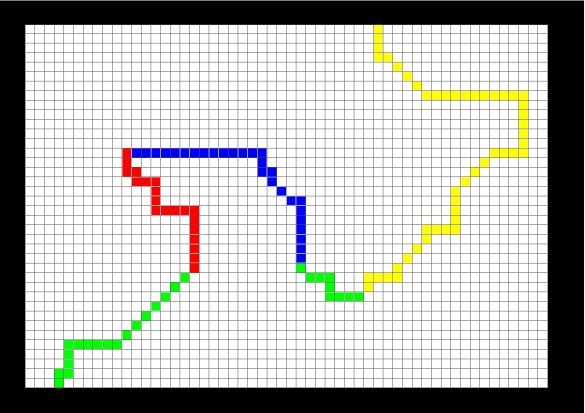
#> input picture image2.png, 1169 x 826 px, given in place of the camera (shown at 1/2 size)
$ python paper_detect.py
#> lines starting #> are read from the running program, lines starting #| are printed output that depends on the picture; after the words box and inside, x2 and y2 are one past the last pixel; in counts of white or black regions, pixels touching at a corner belong together; long printed decimals are rounded
import cv2 as cv
import numpy as np
import time
# from itertools import combinations
import matplotlib.pyplot as plt
from imutils.perspective import order_points

def perspective_transformation(img, box):
  box = np.array(box, dtype="int")
  src_pts = order_points(box)

  # use Euclidean distance to get width & height
  width = int(np.linalg.norm(src_pts[0] - src_pts[1]))
  height = int(np.linalg.norm(src_pts[0] - src_pts[3]))

  dst_pts = np.array([[0,0], [width,0], [width,height], [0,height]], dtype=np.float32)

  M = cv.getPerspectiveTransform(src_pts, dst_pts)
  warped_img = cv.warpPerspective(img, M, (width, height))

  return warped_img

# Load the webcam
cap = cv.VideoCapture(0)
_, img = cap.read()
#> img is the input picture: shape (826, 1169, 3); mean B, G, R 179.6, 183.6, 183


# Add sliders for canny parameters
cv.namedWindow("Trackbars")
cv.createTrackbar("Min Threshold", "Trackbars", 30, 250, lambda x: None)
cv.createTrackbar("Max Threshold", "Trackbars", 50, 250, lambda x: None)


previous_contour = None
# start timer
start = time.time()
pts1 = np.float32([[360,50],[2122,470],[2264, 1616],[328,1820]])


while True:

    # Read trackbars
    min_threshold = cv.getTrackbarPos("Min Threshold", "Trackbars")
    max_threshold = cv.getTrackbarPos("Max Threshold", "Trackbars")

    # Read the webcam
    _, img = cap.read()
    # img = cv.imread("room_with_grid2.png")
    img = cv.resize(img, (0, 0), fx=0.4, fy=0.4)
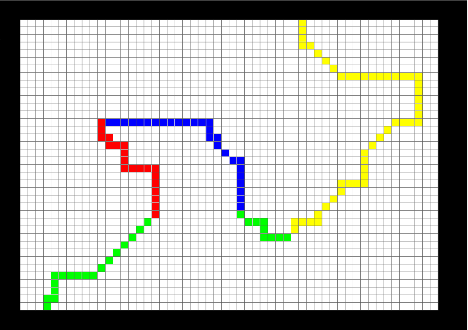
#> img: shape (330, 468, 3); mean B, G, R 179.6, 183.7, 183
    # Convert to grayscale
    gray = cv.cvtColor(img, cv.COLOR_BGR2GRAY)
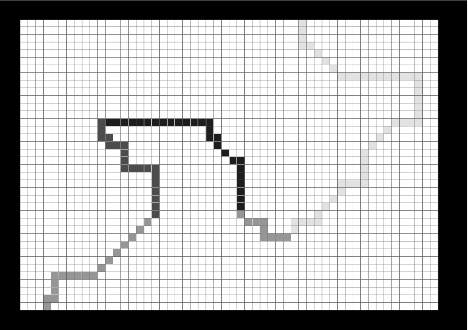
#> gray: shape (330, 468); min 0, max 255, mean 183

    blur = cv.GaussianBlur(gray, (9, 9), 0)
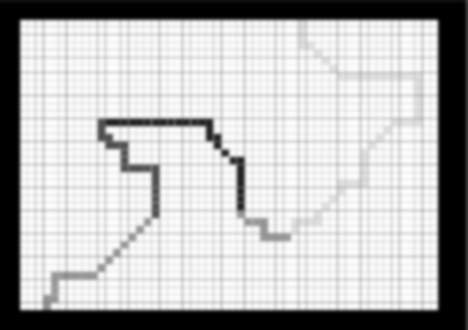
#> blur: shape (330, 468); min 0, max 254, mean 182.7

    # blur = cv.morphologyEx(blur, cv.MORPH_CLOSE, cv.getStructuringElement(cv.MORPH_RECT, (5, 5)), iterations=2)

    canny = cv.Canny(blur, min_threshold, max_threshold)
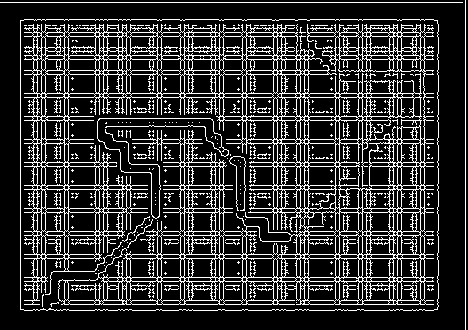
#> canny: shape (330, 468); 19.6% white in thin lines or dots
    # canny = cv.morphologyEx(canny, cv.MORPH_CLOSE, cv.getStructuringElement(cv.MORPH_RECT, (5, 5)), iterations=2)

    contours, hierarchy = cv.findContours(canny, cv.RETR_TREE, cv.CHAIN_APPROX_SIMPLE)
#> contours = 1410 contours, 724 with area under 20; largest, box (x1, y1, x2, y2) and area: (20, 19, 439, 311) 121387, (20, 19, 439, 311) 121382, (24, 24, 434, 305) 81210, (338, 138, 390, 191) 1440, (245, 226, 298, 256) 868
    biggest = None
    roi = None

    max_area = 0
    for contour in contours:
        area = cv.contourArea(contour)
        if area > 100:

            peri = cv.arcLength(contour, True)
            approx = cv.approxPolyDP(contour, 0.02 * peri, True)
            if area > max_area and len(approx) == 4:
                # biggest = []
                bingo = approx.reshape(4,2)
                biggest = contour
                # print(approx)
                max_area = area
#> this loop made 1410 passes
#> (area, peri, bingo, max_area) on pass 1: (121387, 1504, [[20, 20], [20, 309], [437, 309], [437, 20]], 121387)
#> (area, peri, approx) on passes 2, 424: (121382, 1503.3, [[20, 21], [436, 20], [437, 308], [21, 309]]), (521, 98.63, [[307, 259], [334, 257], [336, 276], [309, 278]])
#> after the loop, biggest = contour of 383 points, box (x1, y1, x2, y2) (20, 19, 439, 311), area 121387; max_area = 121387


    if biggest is not None:
        cv.drawContours(img, biggest, -1, (0, 255, 0), 2)
        rect = cv.minAreaRect(biggest)
#> rect = ((229, 164.5), (291, 418), -90)
        box = cv.boxPoints(rect)
#> box = [[438, 310], [20, 310], [20, 19], [438, 19]]
        print(box)
#| [[438.       310.000 ]
#|  [ 20.000 310.000 ]
#|  [ 20.000  19.      ]
#|  [438.        19.      ]]
        box = np.int0(box)
#> box = [[438, 309], [20, 309], [20, 19], [438, 19]]
        cv.drawContours(img, [box], 0, (0, 0, 255), 2)
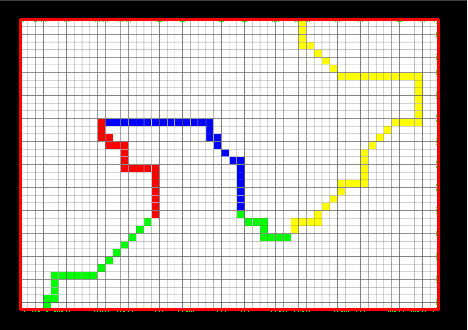
#> img: shape (330, 468, 3); mean B, G, R 176, 180.3, 186.4

    elapsed = time.time() - start
    # if elapsed time is greater than 1 second
    if elapsed > 4 and previous_contour is not None:
        # calculate the difference between the current contour and the previous contour
        difference = cv.matchShapes(box, previous_contour, 2, 0.0)
        print(difference)
        # reset timer
        if difference < 0.1:
            print("Paper detected")
        start = time.time()
        # set previous contour to current contour
        previous_contour = box

    if previous_contour is None and biggest is not None:

        previous_contour = box
#> previous_contour = [[438, 309], [20, 309], [20, 19], [438, 19]]


    if biggest is not None:
        x, y, w, h = cv.boundingRect(box)
#> x = 20; y = 19; w = 419; h = 291
        roi = img[y:y+h, x:x+w]
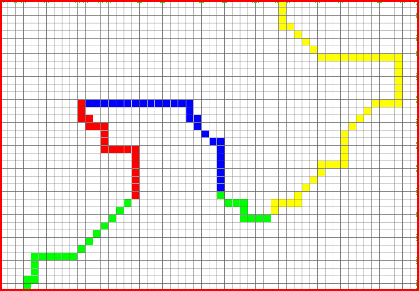
#> roi: shape (291, 419, 3); mean B, G, R 222.1, 227.4, 232.3

    cv.imshow("Blur", blur)
    cv.imshow("Canny", canny)
    cv.imshow('img', img)
    if roi is not None:
        roi = perspective_transformation(img, bingo)
#> in perspective_transformation, `box = np.array(box, dtype="int")`: box = [[20, 20], [20, 309], [437, 309], [437, 20]]
#> in perspective_transformation, `src_pts = order_points(box)`: src_pts = [[20, 20], [437, 20], [437, 309], [20, 309]]
#> in perspective_transformation, `width = int(np.linalg.norm(src_pts[0] - src_pts[1]))`: width = 417
#> in perspective_transformation, `height = int(np.linalg.norm(src_pts[0] - src_pts[3]))`: height = 289
#> in perspective_transformation, `dst_pts = np.array([[0,0], [width,0], [width,height], [0,height]], dty..`: dst_pts = [[0, 0], [417, 0], [417, 289], [0, 289]]
#> in perspective_transformation, `M = cv.getPerspectiveTransform(src_pts, dst_pts)`: M = [[1, 8.3e-18, -20], [8.13e-18, 1, -20], [1.18e-19, 2.95e-20, 1]]
#> in perspective_transformation, `warped_img = cv.warpPerspective(img, M, (width, height))`:
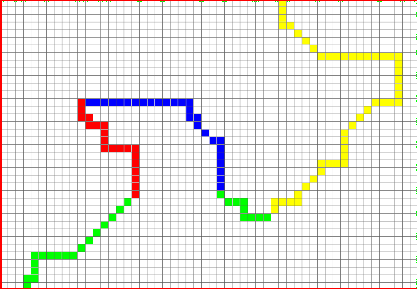
#> warped_img: shape (289, 417, 3); mean B, G, R 224.7, 230, 232
        cv.imshow('roi', roi)


    # [63 lines of commented-out code are left out]
    k = cv.waitKey(30) & 0xff
#> (key Esc is pressed here)
    if k==27:
        break


# Release the webcam
cap.release()

# Close all windows
cv.destroyAllWindows()

$ run again, on image3.png
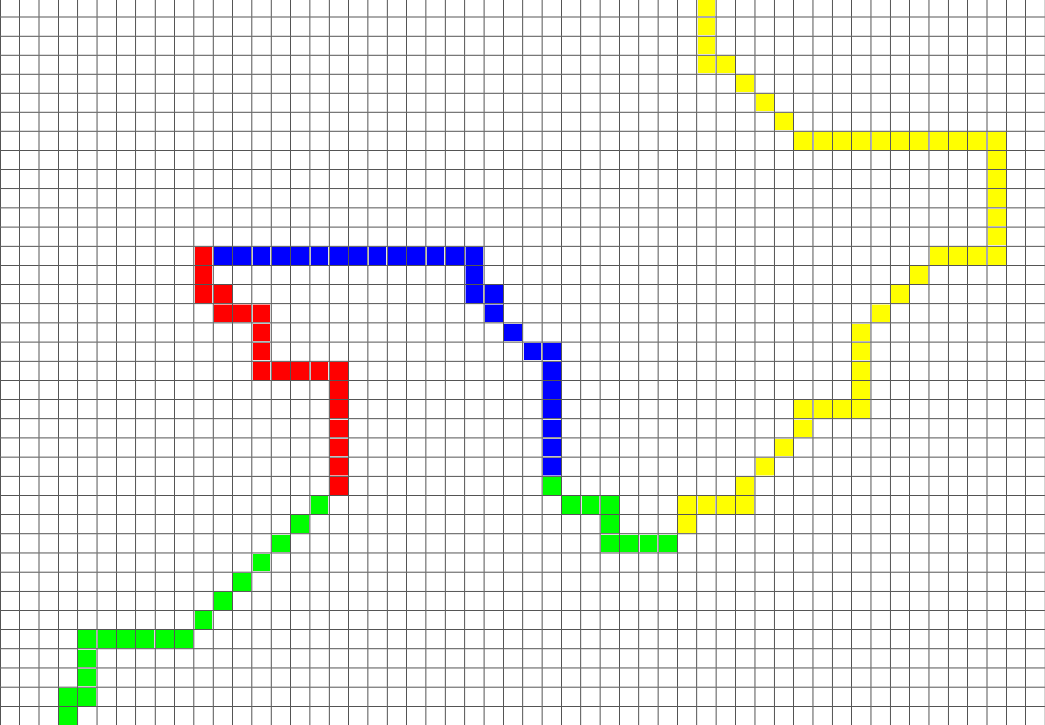
#> input picture image3.png, 1045 x 725 px, given in place of the camera
#> img is the input picture: shape (725, 1045, 3); mean B, G, R 227.9, 233, 232.2
#> `canny = cv.Canny(blur, min_threshold, max_threshold)`:
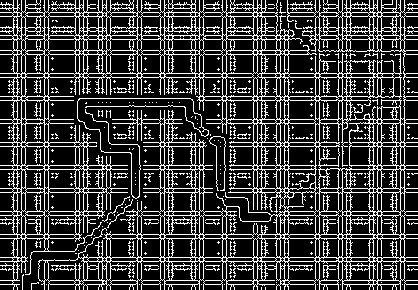
#> canny: shape (290, 418); 23.9% white in thin lines or dots
#> contours = 1392 contours, 708 with area under 20; largest, box (x1, y1, x2, y2) and area: (0, 0, 418, 290) 81164, (318, 118, 370, 171) 1440, (225, 206, 278, 236) 868, (349, 95, 401, 121) 810, (47, 257, 85, 282) 708
#> the loop `for contour in contours:` made 1392 passes
#> (area, peri, bingo, max_area) on pass 407: (521, 98.63, [[287, 239], [314, 237], [316, 256], [289, 258]], 521)
#> after the loop `for contour in contours:`: biggest = contour of 16 points, box (x1, y1, x2, y2) (287, 237, 317, 259), area 521; max_area = 521
#> rect = ((301.5, 247.5), (21, 29), -90)
#> `box = cv.boxPoints(rect)`: box = [[316, 258], [287, 258], [287, 237], [316, 237]]
#| [[316. 258.]
#|  [287. 258.]
#|  [287. 237.]
#|  [316. 237.]]
#> x = 287; y = 237; w = 30; h = 22
#> `roi = img[y:y+h, x:x+w]`:
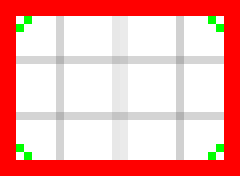
#> roi: shape (22, 30, 3) (shown 8 times larger); mean B, G, R 170.9, 174, 245.1
#> in perspective_transformation, `box = np.array(box, dtype="int")`: box = [[287, 239], [314, 237], [316, 256], [289, 258]]
#> width = 27
#> height = 19
#> dst_pts = [[0, 0], [27, 0], [27, 19], [0, 19]]
#> M = [[0.992, -0.104, -259.8], [0.0735, 0.992, -258.2], [0, 0, 1]]

$ run again, on Grid_trajectory.png
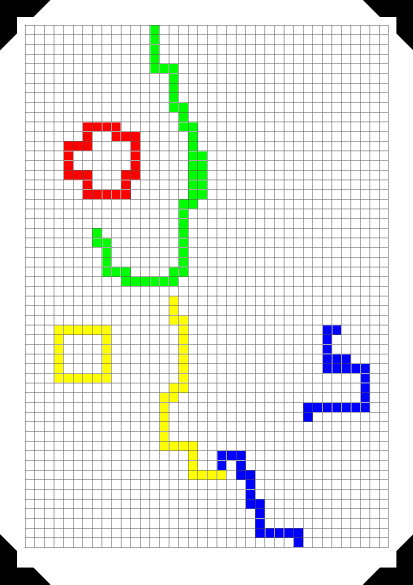
#> input picture Grid_trajectory.png, 826 x 1169 px, given in place of the camera (shown at 1/2 size)
#> img is the input picture: shape (1169, 826, 3); mean B, G, R 225.9, 230.6, 228.7
#> `canny = cv.Canny(blur, min_threshold, max_threshold)`:
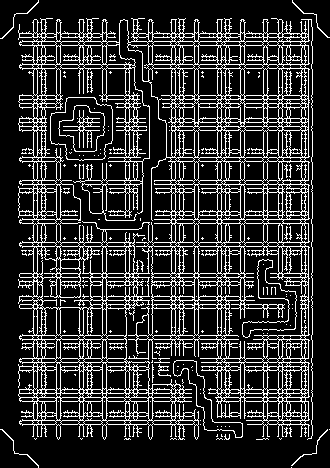
#> canny: shape (468, 330); 19.4% white in thin lines or dots
#> contours = 1426 contours, 568 with area under 20; largest, box (x1, y1, x2, y2) and area: (18, 18, 313, 440) 103717, (44, 19, 173, 244) 14458, (224, 245, 306, 360) 5300, (50, 97, 113, 161) 3121, (50, 97, 113, 161) 3112
#> the loop `for contour in contours:` made 1426 passes
#> (area, peri, bingo, max_area) on passes 414, 418, 420: (519, 96.97, [[199, 307], [218, 309], [217, 335], [197, 334]], 519), (520, 97.8, [[153, 307], [172, 309], [171, 335], [151, 334]], 520), (537, 99.46, [[107, 307], [126, 309], [124, 336], [105, 334]], 537)
#> after the loop `for contour in contours:`: biggest = contour of 22 points, box (x1, y1, x2, y2) (105, 307, 127, 337), area 537; max_area = 537
#> rect = ((115.5, 321.5), (29, 21), -90)
#> `box = cv.boxPoints(rect)`: box = [[126, 336], [105, 336], [105, 307], [126, 307]]
#| [[126. 336.]
#|  [105. 336.]
#|  [105. 307.]
#|  [126. 307.]]
#> x = 105; y = 307; w = 22; h = 30
#> `roi = img[y:y+h, x:x+w]`:
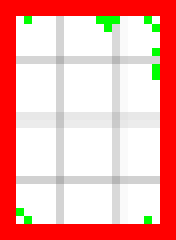
#> roi: shape (30, 22, 3) (shown 8 times larger); mean B, G, R 169, 174.1, 243.2
#> in perspective_transformation, `box = np.array(box, dtype="int")`: box = [[107, 307], [126, 309], [124, 336], [105, 334]]
#> width = 19
#> height = 27
#> dst_pts = [[0, 0], [19, 0], [19, 27], [0, 27]]
#> M = [[0.992, 0.0735, -128.7], [-0.104, 0.992, -293.4], [1.32e-17, 6.17e-18, 1]]

$ run again, on Grid_trajectory_02.png
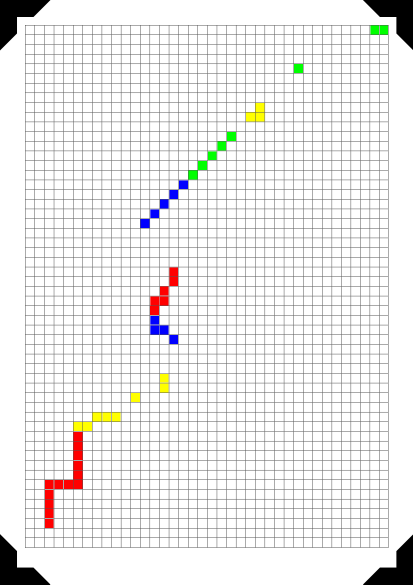
#> input picture Grid_trajectory_02.png, 826 x 1169 px, given in place of the camera (shown at 1/2 size)
#> img is the input picture: shape (1169, 826, 3); mean B, G, R 233.2, 234.1, 235
#> canny: shape (468, 330); 20.2% white in thin lines or dots
#> contours = 1601 contours, 579 with area under 20; largest, box (x1, y1, x2, y2) and area: (18, 18, 310, 440) 106660, (105, 98, 196, 213) 4479, (105, 191, 150, 283) 2931, (105, 296, 149, 337) 822, (194, 67, 219, 105) 786
#> the loop `for contour in contours:` made 1601 passes
#> (area, peri, bingo, max_area) on pass 41: (106659.5, 4615, [[19, 24], [18, 387], [308, 436], [308, 30]], 106659.5)
#> after the loop `for contour in contours:`: biggest = contour of 1694 points, box (x1, y1, x2, y2) (18, 18, 310, 440), area 106660; max_area = 106659.5
#> rect = ((163.5, 228.5), (421, 291), -90)
#> `box = cv.boxPoints(rect)`: box = [[309, 439], [18, 439], [18, 18], [309, 18]]
#| [[309. 439.]
#|  [ 18. 439.]
#|  [ 18.  18.]
#|  [309.  18.]]
#> x = 18; w = 292; h = 422
#> in perspective_transformation, `box = np.array(box, dtype="int")`: box = [[19, 24], [18, 387], [308, 436], [308, 30]]
#> src_pts = [[19, 24], [308, 30], [308, 436], [18, 387]]
#> width = 289
#> height = 363
#> dst_pts = [[0, 0], [289, 0], [289, 363], [0, 363]]
#> M = [[1.13, 0.0031, -21.49], [-0.021, 1.01, -23.88], [0.000411, 1.07e-05, 1]]
#> in perspective_transformation, `warped_img = cv.warpPerspective(img, M, (width, height))`:
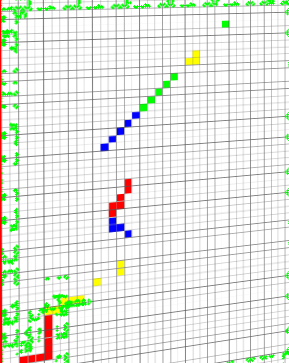
#> warped_img: shape (363, 289, 3); mean B, G, R 225.7, 234, 229.1
